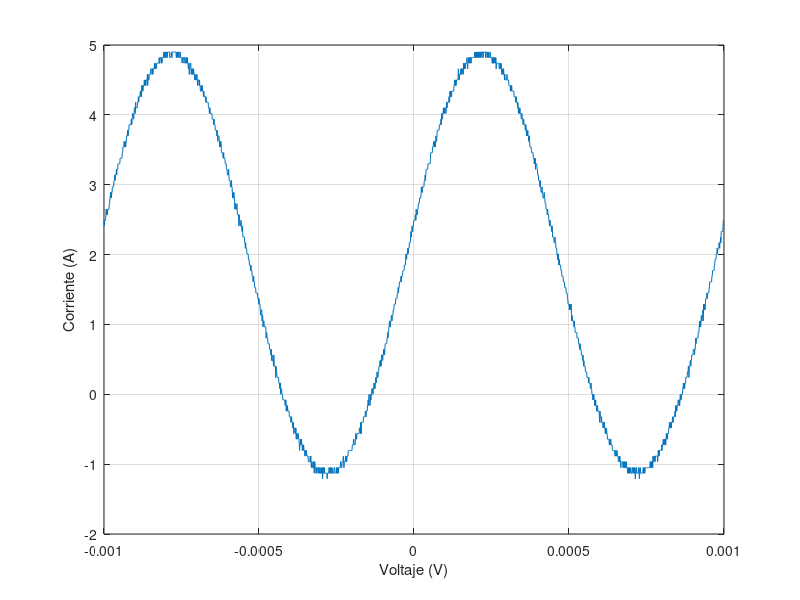

This figure's MATLAB source:
t=[-1.00E-03
-9.99E-04
-9.98E-04
-9.97E-04
-9.96E-04
-9.95E-04
-9.94E-04
-9.93E-04
-9.92E-04
-9.91E-04
-9.90E-04
-9.89E-04
-9.88E-04
-9.87E-04
-9.86E-04
-9.85E-04
-9.84E-04
-9.83E-04
-9.82E-04
-9.81E-04
-9.80E-04
-9.79E-04
-9.78E-04
-9.77E-04
-9.76E-04
-9.75E-04
-9.74E-04
-9.73E-04
-9.72E-04
-9.71E-04
-9.70E-04
-9.69E-04
-9.68E-04
-9.67E-04
-9.66E-04
-9.65E-04
-9.64E-04
-9.63E-04
-9.62E-04
-9.61E-04
-9.60E-04
-9.59E-04
-9.58E-04
-9.57E-04
-9.56E-04
-9.55E-04
-9.54E-04
-9.53E-04
-9.52E-04
-9.51E-04
-9.50E-04
-9.49E-04
-9.48E-04
-9.47E-04
-9.46E-04
-9.45E-04
-9.44E-04
-9.43E-04
-9.42E-04
-9.41E-04
-9.40E-04
-9.39E-04
-9.38E-04
-9.37E-04
-9.36E-04
-9.35E-04
-9.34E-04
-9.33E-04
-9.32E-04
-9.31E-04
-9.30E-04
-9.29E-04
-9.28E-04
-9.27E-04
-9.26E-04
-9.25E-04
-9.24E-04
-9.23E-04
-9.22E-04
-9.21E-04
-9.20E-04
-9.19E-04
-9.18E-04
-9.17E-04
-9.16E-04
-9.15E-04
-9.14E-04
-9.13E-04
-9.12E-04
-9.11E-04
-9.10E-04
-9.09E-04
-9.08E-04
-9.07E-04
-9.06E-04
-9.05E-04
-9.04E-04
-9.03E-04
-9.02E-04
-9.01E-04
-9.00E-04
-8.99E-04
-8.98E-04
-8.97E-04
-8.96E-04
-8.95E-04
-8.94E-04
-8.93E-04
-8.92E-04
-8.91E-04
-8.90E-04
-8.89E-04
-8.88E-04
-8.87E-04
-8.86E-04
-8.85E-04
-8.84E-04
-8.83E-04
-8.82E-04
-8.81E-04
-8.80E-04
-8.79E-04
-8.78E-04
-8.77E-04
-8.76E-04
-8.75E-04
-8.74E-04
-8.73E-04
-8.72E-04
-8.71E-04
-8.70E-04
-8.69E-04
-8.68E-04
-8.67E-04
-8.66E-04
-8.65E-04
-8.64E-04
-8.63E-04
-8.62E-04
-8.61E-04
-8.60E-04
-8.59E-04
-8.58E-04
-8.57E-04
-8.56E-04
-8.55E-04
-8.54E-04
-8.53E-04
-8.52E-04
-8.51E-04
-8.50E-04
-8.49E-04
-8.48E-04
-8.47E-04
-8.46E-04
-8.45E-04
-8.44E-04
-8.43E-04
-8.42E-04
-8.41E-04
-8.40E-04
-8.39E-04
-8.38E-04
-8.37E-04
-8.36E-04
-8.35E-04
-8.34E-04
-8.33E-04
-8.32E-04
-8.31E-04
-8.30E-04
-8.29E-04
-8.28E-04
-8.27E-04
-8.26E-04
-8.25E-04
-8.24E-04
-8.23E-04
-8.22E-04
-8.21E-04
-8.20E-04
-8.19E-04
-8.18E-04
-8.17E-04
-8.16E-04
-8.15E-04
-8.14E-04
-8.13E-04
-8.12E-04
-8.11E-04
-8.10E-04
-8.09E-04
-8.08E-04
-8.07E-04
-8.06E-04
-8.05E-04
-8.04E-04
-8.03E-04
-8.02E-04
-8.01E-04
-8.00E-04
-7.99E-04
-7.98E-04
-7.97E-04
-7.96E-04
-7.95E-04
-7.94E-04
-7.93E-04
-7.92E-04
-7.91E-04
-7.90E-04
-7.89E-04
-7.88E-04
-7.87E-04
-7.86E-04
-7.85E-04
-7.84E-04
-7.83E-04
-7.82E-04
-7.81E-04
-7.80E-04
-7.79E-04
-7.78E-04
-7.77E-04
-7.76E-04
-7.75E-04
-7.74E-04
-7.73E-04
-7.72E-04
-7.71E-04
-7.70E-04
-7.69E-04
-7.68E-04
-7.67E-04
-7.66E-04
-7.65E-04
-7.64E-04
-7.63E-04
-7.62E-04
-7.61E-04
-7.60E-04
-7.59E-04
-7.58E-04
-7.57E-04
-7.56E-04
-7.55E-04
-7.54E-04
-7.53E-04
-7.52E-04
-7.51E-04
-7.50E-04
-7.49E-04
-7.48E-04
-7.47E-04
-7.46E-04
-7.45E-04
-7.44E-04
-7.43E-04
-7.42E-04
-7.41E-04
-7.40E-04
-7.39E-04
-7.38E-04
-7.37E-04
-7.36E-04
-7.35E-04
-7.34E-04
-7.33E-04
-7.32E-04
-7.31E-04
-7.30E-04
-7.29E-04
-7.28E-04
-7.27E-04
-7.26E-04
-7.25E-04
-7.24E-04
-7.23E-04
-7.22E-04
-7.21E-04
-7.20E-04
-7.19E-04
-7.18E-04
-7.17E-04
-7.16E-04
-7.15E-04
-7.14E-04
-7.13E-04
-7.12E-04
-7.11E-04
-7.10E-04
-7.09E-04
-7.08E-04
-7.07E-04
-7.06E-04
-7.05E-04
-7.04E-04
-7.03E-04
-7.02E-04
-7.01E-04
-7.00E-04
-6.99E-04
-6.98E-04
-6.97E-04
-6.96E-04
-6.95E-04
-6.94E-04
-6.93E-04
-6.92E-04
-6.91E-04
-6.90E-04
-6.89E-04
-6.88E-04
-6.87E-04
-6.86E-04
-6.85E-04
-6.84E-04
-6.83E-04
-6.82E-04
-6.81E-04
-6.80E-04
-6.79E-04
-6.78E-04
-6.77E-04
-6.76E-04
-6.75E-04
-6.74E-04
-6.73E-04
-6.72E-04
-6.71E-04
-6.70E-04
-6.69E-04
-6.68E-04
-6.67E-04
-6.66E-04
-6.65E-04
-6.64E-04
-6.63E-04
-6.62E-04
-6.61E-04
-6.60E-04
-6.59E-04
-6.58E-04
-6.57E-04
-6.56E-04
-6.55E-04
-6.54E-04
-6.53E-04
-6.52E-04
-6.51E-04
-6.50E-04
-6.49E-04
-6.48E-04
-6.47E-04
-6.46E-04
-6.45E-04
-6.44E-04
-6.43E-04
-6.42E-04
-6.41E-04
-6.40E-04
-6.39E-04
-6.38E-04
-6.37E-04
-6.36E-04
-6.35E-04
-6.34E-04
-6.33E-04
-6.32E-04
-6.31E-04
-6.30E-04
-6.29E-04
-6.28E-04
-6.27E-04
-6.26E-04
-6.25E-04
-6.24E-04
-6.23E-04
-6.22E-04
-6.21E-04
-6.20E-04
-6.19E-04
-6.18E-04
-6.17E-04
-6.16E-04
-6.15E-04
-6.14E-04
-6.13E-04
-6.12E-04
-6.11E-04
-6.10E-04
-6.09E-04
-6.08E-04
-6.07E-04
-6.06E-04
-6.05E-04
-6.04E-04
-6.03E-04
-6.02E-04
-6.01E-04
-6.00E-04
-5.99E-04
-5.98E-04
-5.97E-04
-5.96E-04
-5.95E-04
-5.94E-04
-5.93E-04
-5.92E-04
-5.91E-04
-5.90E-04
-5.89E-04
-5.88E-04
-5.87E-04
-5.86E-04
-5.85E-04
-5.84E-04
-5.83E-04
-5.82E-04
-5.81E-04
-5.80E-04
-5.79E-04
-5.78E-04
-5.77E-04
-5.76E-04
-5.75E-04
-5.74E-04
-5.73E-04
-5.72E-04
-5.71E-04
-5.70E-04
-5.69E-04
-5.68E-04
-5.67E-04
-5.66E-04
-5.65E-04
-5.64E-04
-5.63E-04
-5.62E-04
-5.61E-04
-5.60E-04
-5.59E-04
-5.58E-04
-5.57E-04
-5.56E-04
-5.55E-04
-5.54E-04
-5.53E-04
-5.52E-04
-5.51E-04
-5.50E-04
-5.49E-04
-5.48E-04
-5.47E-04
-5.46E-04
-5.45E-04
-5.44E-04
-5.43E-04
-5.42E-04
-5.41E-04
-5.40E-04
-5.39E-04
-5.38E-04
-5.37E-04
-5.36E-04
-5.35E-04
-5.34E-04
-5.33E-04
-5.32E-04
-5.31E-04
-5.30E-04
-5.29E-04
-5.28E-04
-5.27E-04
-5.26E-04
-5.25E-04
-5.24E-04
-5.23E-04
-5.22E-04
-5.21E-04
-5.20E-04
-5.19E-04
-5.18E-04
-5.17E-04
-5.16E-04
-5.15E-04
-5.14E-04
-5.13E-04
-5.12E-04
-5.11E-04
-5.10E-04
-5.09E-04
-5.08E-04
-5.07E-04
-5.06E-04
-5.05E-04
-5.04E-04
-5.03E-04
-5.02E-04
-5.01E-04
-5.00E-04
-4.99E-04
-4.98E-04
-4.97E-04
-4.96E-04
-4.95E-04
-4.94E-04
-4.93E-04
-4.92E-04
-4.91E-04
-4.90E-04
-4.89E-04
-4.88E-04
-4.87E-04
-4.86E-04
-4.85E-04
-4.84E-04
-4.83E-04
-4.82E-04
-4.81E-04
-4.80E-04
-4.79E-04
-4.78E-04
-4.77E-04
-4.76E-04
-4.75E-04
-4.74E-04
-4.73E-04
-4.72E-04
-4.71E-04
-4.70E-04
-4.69E-04
-4.68E-04
-4.67E-04
-4.66E-04
-4.65E-04
-4.64E-04
-4.63E-04
-4.62E-04
-4.61E-04
-4.60E-04
-4.59E-04
-4.58E-04
-4.57E-04
-4.56E-04
-4.55E-04
-4.54E-04
-4.53E-04
-4.52E-04
-4.51E-04
-4.50E-04
-4.49E-04
-4.48E-04
-4.47E-04
-4.46E-04
-4.45E-04
-4.44E-04
-4.43E-04
-4.42E-04
-4.41E-04
-4.40E-04
-4.39E-04
-4.38E-04
-4.37E-04
-4.36E-04
-4.35E-04
-4.34E-04
-4.33E-04
-4.32E-04
-4.31E-04
-4.30E-04
-4.29E-04
-4.28E-04
-4.27E-04
-4.26E-04
-4.25E-04
-4.24E-04
-4.23E-04
-4.22E-04
-4.21E-04
-4.20E-04
-4.19E-04
-4.18E-04
-4.17E-04
-4.16E-04
-4.15E-04
-4.14E-04
-4.13E-04
-4.12E-04
-4.11E-04
-4.10E-04
-4.09E-04
-4.08E-04
-4.07E-04
-4.06E-04
-4.05E-04
-4.04E-04
-4.03E-04
-4.02E-04
-4.01E-04
-4.00E-04
-3.99E-04
-3.98E-04
-3.97E-04
-3.96E-04
-3.95E-04
-3.94E-04
-3.93E-04
-3.92E-04
-3.91E-04
-3.90E-04
-3.89E-04
-3.88E-04
-3.87E-04
-3.86E-04
-3.85E-04
-3.84E-04
-3.83E-04
-3.82E-04
-3.81E-04
-3.80E-04
-3.79E-04
-3.78E-04
-3.77E-04
-3.76E-04
-3.75E-04
-3.74E-04
-3.73E-04
-3.72E-04
-3.71E-04
-3.70E-04
-3.69E-04
-3.68E-04
-3.67E-04
-3.66E-04
-3.65E-04
-3.64E-04
-3.63E-04
-3.62E-04
-3.61E-04
-3.60E-04
-3.59E-04
-3.58E-04
-3.57E-04
-3.56E-04
-3.55E-04
-3.54E-04
-3.53E-04
-3.52E-04
-3.51E-04
-3.50E-04
-3.49E-04
-3.48E-04
-3.47E-04
-3.46E-04
-3.45E-04
-3.44E-04
-3.43E-04
-3.42E-04
-3.41E-04
-3.40E-04
-3.39E-04
-3.38E-04
-3.37E-04
-3.36E-04
-3.35E-04
-3.34E-04
-3.33E-04
-3.32E-04
-3.31E-04
-3.30E-04
-3.29E-04
-3.28E-04
-3.27E-04
-3.26E-04
-3.25E-04
-3.24E-04
-3.23E-04
-3.22E-04
-3.21E-04
-3.20E-04
-3.19E-04
-3.18E-04
-3.17E-04
-3.16E-04
-3.15E-04
-3.14E-04
-3.13E-04
-3.12E-04
-3.11E-04
-3.10E-04
-3.09E-04
-3.08E-04
-3.07E-04
-3.06E-04
-3.05E-04
-3.04E-04
-3.03E-04
-3.02E-04
-3.01E-04
-3.00E-04
-2.99E-04
-2.98E-04
-2.97E-04
-2.96E-04
-2.95E-04
-2.94E-04
-2.93E-04
-2.92E-04
-2.91E-04
-2.90E-04
-2.89E-04
-2.88E-04
-2.87E-04
-2.86E-04
-2.85E-04
-2.84E-04
-2.83E-04
-2.82E-04
-2.81E-04
-2.80E-04
-2.79E-04
-2.78E-04
-2.77E-04
-2.76E-04
-2.75E-04
-2.74E-04
-2.73E-04
-2.72E-04
-2.71E-04
-2.70E-04
-2.69E-04
-2.68E-04
-2.67E-04
-2.66E-04
-2.65E-04
-2.64E-04
-2.63E-04
-2.62E-04
-2.61E-04
-2.60E-04
-2.59E-04
-2.58E-04
-2.57E-04
-2.56E-04
-2.55E-04
-2.54E-04
-2.53E-04
-2.52E-04
-2.51E-04
-2.50E-04
-2.49E-04
-2.48E-04
-2.47E-04
-2.46E-04
-2.45E-04
-2.44E-04
-2.43E-04
-2.42E-04
-2.41E-04
-2.40E-04
-2.39E-04
-2.38E-04
-2.37E-04
-2.36E-04
-2.35E-04
-2.34E-04
-2.33E-04
-2.32E-04
-2.31E-04
-2.30E-04
-2.29E-04
-2.28E-04
-2.27E-04
-2.26E-04
-2.25E-04
-2.24E-04
-2.23E-04
-2.22E-04
-2.21E-04
-2.20E-04
-2.19E-04
-2.18E-04
-2.17E-04
-2.16E-04
-2.15E-04
-2.14E-04
-2.13E-04
-2.12E-04
-2.11E-04
-2.10E-04
-2.09E-04
-2.08E-04
-2.07E-04
-2.06E-04
-2.05E-04
-2.04E-04
-2.03E-04
-2.02E-04
-2.01E-04
-2.00E-04
-1.99E-04
-1.98E-04
-1.97E-04
-1.96E-04
-1.95E-04
-1.94E-04
-1.93E-04
-1.92E-04
-1.91E-04
-1.90E-04
-1.89E-04
-1.88E-04
-1.87E-04
-1.86E-04
-1.85E-04
-1.84E-04
-1.83E-04
-1.82E-04
-1.81E-04
-1.80E-04
-1.79E-04
-1.78E-04
-1.77E-04
-1.76E-04
-1.75E-04
-1.74E-04
-1.73E-04
-1.72E-04
-1.71E-04
-1.70E-04
-1.69E-04
-1.68E-04
-1.67E-04
-1.66E-04
-1.65E-04
-1.64E-04
-1.63E-04
-1.62E-04
-1.61E-04
-1.60E-04
-1.59E-04
-1.58E-04
-1.57E-04
-1.56E-04
-1.55E-04
-1.54E-04
-1.53E-04
-1.52E-04
-1.51E-04
-1.50E-04
-1.49E-04
-1.48E-04
-1.47E-04
-1.46E-04
-1.45E-04
-1.44E-04
-1.43E-04
-1.42E-04
-1.41E-04
-1.40E-04
-1.39E-04
-1.38E-04
-1.37E-04
-1.36E-04
-1.35E-04
-1.34E-04
-1.33E-04
-1.32E-04
-1.31E-04
-1.30E-04
-1.29E-04
-1.28E-04
-1.27E-04
-1.26E-04
-1.25E-04
-1.24E-04
-1.23E-04
-1.22E-04
-1.21E-04
-1.20E-04
-1.19E-04
-1.18E-04
-1.17E-04
-1.16E-04
-1.15E-04
-1.14E-04
-1.13E-04
-1.12E-04
-1.11E-04
-1.10E-04
-1.09E-04
-1.08E-04
-1.07E-04
-1.06E-04
-1.05E-04
-1.04E-04
-1.03E-04
-1.02E-04
-1.01E-04
-1.00E-04
-9.90E-05
-9.80E-05
-9.70E-05
-9.60E-05
-9.50E-05
-9.40E-05
-9.30E-05
-9.20E-05
-9.10E-05
-9.00E-05
-8.90E-05
-8.80E-05
-8.70E-05
-8.60E-05
-8.50E-05
-8.40E-05
-8.30E-05
-8.20E-05
-8.10E-05
-8.00E-05
-7.90E-05
-7.80E-05
-7.70E-05
-7.60E-05
-7.50E-05
-7.40E-05
-7.30E-05
-7.20E-05
-7.10E-05
-7.00E-05
-6.90E-05
-6.80E-05
-6.70E-05
-6.60E-05
-6.50E-05
-6.40E-05
-6.30E-05
-6.20E-05
-6.10E-05
-6.00E-05
-5.90E-05
-5.80E-05
-5.70E-05
-5.60E-05
-5.50E-05
-5.40E-05
-5.30E-05
-5.20E-05
-5.10E-05
-5.00E-05
-4.90E-05
-4.80E-05
-4.70E-05
-4.60E-05
-4.50E-05
-4.40E-05
-4.30E-05
-4.20E-05
-4.10E-05
-4.00E-05
-3.90E-05
-3.80E-05
-3.70E-05
-3.60E-05
-3.50E-05
-3.40E-05
-3.30E-05
-3.20E-05
-3.10E-05
-3.00E-05
-2.90E-05
-2.80E-05
-2.70E-05
-2.60E-05
-2.50E-05
-2.40E-05
-2.30E-05
-2.20E-05
-2.10E-05
-2.00E-05
-1.90E-05
-1.80E-05
-1.70E-05
-1.60E-05
-1.50E-05
-1.40E-05
-1.30E-05
-1.20E-05
-1.10E-05
-1.00E-05
-9.00E-06
-8.00E-06
-7.00E-06
-6.00E-06
-5.00E-06
-4.00E-06
-3.00E-06
-2.00E-06
-1.00E-06
0.00E+00
1.00E-06
2.00E-06
3.00E-06
4.00E-06
5.00E-06
6.00E-06
7.00E-06
8.00E-06
9.00E-06
1.00E-05
1.10E-05
1.20E-05
1.30E-05
1.40E-05
1.50E-05
1.60E-05
1.70E-05
1.80E-05
1.90E-05
2.00E-05
2.10E-05
2.20E-05
2.30E-05
2.40E-05
2.50E-05
2.60E-05
2.70E-05
2.80E-05
2.90E-05
3.00E-05
3.10E-05
3.20E-05
3.30E-05
3.40E-05
3.50E-05
3.60E-05
3.70E-05
3.80E-05
3.90E-05
4.00E-05
4.10E-05
4.20E-05
4.30E-05
4.40E-05
4.50E-05
4.60E-05
4.70E-05
4.80E-05
4.90E-05
5.00E-05
5.10E-05
5.20E-05
5.30E-05
5.40E-05
5.50E-05
5.60E-05
5.70E-05
5.80E-05
5.90E-05
6.00E-05
6.10E-05
6.20E-05
6.30E-05
6.40E-05
6.50E-05
6.60E-05
6.70E-05
6.80E-05
6.90E-05
7.00E-05
7.10E-05
7.20E-05
7.30E-05
7.40E-05
7.50E-05
7.60E-05
7.70E-05
7.80E-05
7.90E-05
8.00E-05
8.10E-05
8.20E-05
8.30E-05
8.40E-05
8.50E-05
8.60E-05
8.70E-05
8.80E-05
8.90E-05
9.00E-05
9.10E-05
9.20E-05
9.30E-05
9.40E-05
9.50E-05
9.60E-05
9.70E-05
9.80E-05
9.90E-05
1.00E-04
1.01E-04
1.02E-04
1.03E-04
1.04E-04
1.05E-04
1.06E-04
1.07E-04
1.08E-04
1.09E-04
1.10E-04
1.11E-04
1.12E-04
1.13E-04
1.14E-04
1.15E-04
1.16E-04
1.17E-04
1.18E-04
1.19E-04
1.20E-04
1.21E-04
1.22E-04
1.23E-04
1.24E-04
1.25E-04
1.26E-04
1.27E-04
1.28E-04
1.29E-04
1.30E-04
1.31E-04
1.32E-04
1.33E-04
1.34E-04
1.35E-04
1.36E-04
1.37E-04
1.38E-04
1.39E-04
1.40E-04
1.41E-04
1.42E-04
1.43E-04
1.44E-04
1.45E-04
1.46E-04
1.47E-04
1.48E-04
1.49E-04
1.50E-04
1.51E-04
1.52E-04
1.53E-04
1.54E-04
1.55E-04
1.56E-04
1.57E-04
1.58E-04
1.59E-04
1.60E-04
1.61E-04
1.62E-04
1.63E-04
1.64E-04
1.65E-04
1.66E-04
1.67E-04
1.68E-04
1.69E-04
1.70E-04
1.71E-04
1.72E-04
1.73E-04
1.74E-04
1.75E-04
1.76E-04
1.77E-04
1.78E-04
1.79E-04
1.80E-04
1.81E-04
1.82E-04
1.83E-04
1.84E-04
1.85E-04
1.86E-04
1.87E-04
1.88E-04
1.89E-04
1.90E-04
1.91E-04
1.92E-04
1.93E-04
1.94E-04
1.95E-04
1.96E-04
1.97E-04
1.98E-04
1.99E-04
2.00E-04
2.01E-04
2.02E-04
2.03E-04
2.04E-04
2.05E-04
2.06E-04
2.07E-04
2.08E-04
2.09E-04
2.10E-04
2.11E-04
2.12E-04
2.13E-04
2.14E-04
2.15E-04
2.16E-04
2.17E-04
2.18E-04
2.19E-04
2.20E-04
2.21E-04
2.22E-04
2.23E-04
2.24E-04
2.25E-04
2.26E-04
2.27E-04
2.28E-04
2.29E-04
2.30E-04
2.31E-04
2.32E-04
2.33E-04
2.34E-04
2.35E-04
2.36E-04
2.37E-04
2.38E-04
2.39E-04
2.40E-04
2.41E-04
2.42E-04
2.43E-04
2.44E-04
2.45E-04
2.46E-04
2.47E-04
2.48E-04
2.49E-04
2.50E-04
2.51E-04
2.52E-04
2.53E-04
2.54E-04
2.55E-04
2.56E-04
2.57E-04
2.58E-04
2.59E-04
2.60E-04
2.61E-04
2.62E-04
2.63E-04
2.64E-04
2.65E-04
2.66E-04
2.67E-04
2.68E-04
2.69E-04
2.70E-04
2.71E-04
2.72E-04
2.73E-04
2.74E-04
2.75E-04
2.76E-04
2.77E-04
2.78E-04
2.79E-04
2.80E-04
2.81E-04
2.82E-04
2.83E-04
2.84E-04
2.85E-04
2.86E-04
2.87E-04
2.88E-04
2.89E-04
2.90E-04
2.91E-04
2.92E-04
2.93E-04
2.94E-04
2.95E-04
2.96E-04
2.97E-04
2.98E-04
2.99E-04
3.00E-04
3.01E-04
3.02E-04
3.03E-04
3.04E-04
3.05E-04
3.06E-04
3.07E-04
3.08E-04
3.09E-04
3.10E-04
3.11E-04
3.12E-04
3.13E-04
3.14E-04
3.15E-04
3.16E-04
3.17E-04
3.18E-04
3.19E-04
3.20E-04
3.21E-04
3.22E-04
3.23E-04
3.24E-04
3.25E-04
3.26E-04
3.27E-04
3.28E-04
3.29E-04
3.30E-04
3.31E-04
3.32E-04
3.33E-04
3.34E-04
3.35E-04
3.36E-04
3.37E-04
3.38E-04
3.39E-04
3.40E-04
3.41E-04
3.42E-04
3.43E-04
3.44E-04
3.45E-04
3.46E-04
3.47E-04
3.48E-04
3.49E-04
3.50E-04
3.51E-04
3.52E-04
3.53E-04
3.54E-04
3.55E-04
3.56E-04
3.57E-04
3.58E-04
3.59E-04
3.60E-04
3.61E-04
3.62E-04
3.63E-04
3.64E-04
3.65E-04
3.66E-04
3.67E-04
3.68E-04
3.69E-04
3.70E-04
3.71E-04
3.72E-04
3.73E-04
3.74E-04
3.75E-04
3.76E-04
3.77E-04
3.78E-04
3.79E-04
3.80E-04
3.81E-04
3.82E-04
3.83E-04
3.84E-04
3.85E-04
3.86E-04
3.87E-04
3.88E-04
3.89E-04
3.90E-04
3.91E-04
3.92E-04
3.93E-04
3.94E-04
3.95E-04
3.96E-04
3.97E-04
3.98E-04
3.99E-04
4.00E-04
4.01E-04
4.02E-04
4.03E-04
4.04E-04
4.05E-04
4.06E-04
4.07E-04
4.08E-04
4.09E-04
4.10E-04
4.11E-04
4.12E-04
4.13E-04
4.14E-04
4.15E-04
4.16E-04
4.17E-04
4.18E-04
4.19E-04
4.20E-04
4.21E-04
4.22E-04
4.23E-04
4.24E-04
4.25E-04
4.26E-04
4.27E-04
4.28E-04
4.29E-04
4.30E-04
4.31E-04
4.32E-04
4.33E-04
4.34E-04
4.35E-04
4.36E-04
4.37E-04
4.38E-04
4.39E-04
4.40E-04
4.41E-04
4.42E-04
4.43E-04
4.44E-04
4.45E-04
4.46E-04
4.47E-04
4.48E-04
4.49E-04
4.50E-04
4.51E-04
4.52E-04
4.53E-04
4.54E-04
4.55E-04
4.56E-04
4.57E-04
4.58E-04
4.59E-04
4.60E-04
4.61E-04
4.62E-04
4.63E-04
4.64E-04
4.65E-04
4.66E-04
4.67E-04
4.68E-04
4.69E-04
4.70E-04
4.71E-04
4.72E-04
4.73E-04
4.74E-04
4.75E-04
4.76E-04
4.77E-04
4.78E-04
4.79E-04
4.80E-04
4.81E-04
4.82E-04
4.83E-04
4.84E-04
4.85E-04
4.86E-04
4.87E-04
4.88E-04
4.89E-04
4.90E-04
4.91E-04
4.92E-04
4.93E-04
4.94E-04
4.95E-04
4.96E-04
4.97E-04
4.98E-04
4.99E-04
5.00E-04
5.01E-04
5.02E-04
5.03E-04
5.04E-04
5.05E-04
5.06E-04
5.07E-04
5.08E-04
5.09E-04
5.10E-04
5.11E-04
5.12E-04
5.13E-04
5.14E-04
5.15E-04
5.16E-04
5.17E-04
5.18E-04
5.19E-04
5.20E-04
5.21E-04
5.22E-04
5.23E-04
5.24E-04
5.25E-04
5.26E-04
5.27E-04
5.28E-04
5.29E-04
5.30E-04
5.31E-04
5.32E-04
5.33E-04
5.34E-04
5.35E-04
5.36E-04
5.37E-04
5.38E-04
5.39E-04
5.40E-04
5.41E-04
5.42E-04
5.43E-04
5.44E-04
5.45E-04
5.46E-04
5.47E-04
5.48E-04
5.49E-04
5.50E-04
5.51E-04
5.52E-04
5.53E-04
5.54E-04
5.55E-04
5.56E-04
5.57E-04
5.58E-04
5.59E-04
5.60E-04
5.61E-04
5.62E-04
5.63E-04
5.64E-04
5.65E-04
5.66E-04
5.67E-04
5.68E-04
5.69E-04
5.70E-04
5.71E-04
5.72E-04
5.73E-04
5.74E-04
5.75E-04
5.76E-04
5.77E-04
5.78E-04
5.79E-04
5.80E-04
5.81E-04
5.82E-04
5.83E-04
5.84E-04
5.85E-04
5.86E-04
5.87E-04
5.88E-04
5.89E-04
5.90E-04
5.91E-04
5.92E-04
5.93E-04
5.94E-04
5.95E-04
5.96E-04
5.97E-04
5.98E-04
5.99E-04
6.00E-04
6.01E-04
6.02E-04
6.03E-04
6.04E-04
6.05E-04
6.06E-04
6.07E-04
6.08E-04
6.09E-04
6.10E-04
6.11E-04
6.12E-04
6.13E-04
6.14E-04
6.15E-04
6.16E-04
6.17E-04
6.18E-04
6.19E-04
6.20E-04
6.21E-04
6.22E-04
6.23E-04
6.24E-04
6.25E-04
6.26E-04
6.27E-04
6.28E-04
6.29E-04
6.30E-04
6.31E-04
6.32E-04
6.33E-04
6.34E-04
6.35E-04
6.36E-04
6.37E-04
6.38E-04
6.39E-04
6.40E-04
6.41E-04
6.42E-04
6.43E-04
6.44E-04
6.45E-04
6.46E-04
6.47E-04
6.48E-04
6.49E-04
6.50E-04
6.51E-04
6.52E-04
6.53E-04
6.54E-04
6.55E-04
6.56E-04
6.57E-04
6.58E-04
6.59E-04
6.60E-04
6.61E-04
6.62E-04
6.63E-04
6.64E-04
6.65E-04
6.66E-04
6.67E-04
6.68E-04
6.69E-04
6.70E-04
6.71E-04
6.72E-04
6.73E-04
6.74E-04
6.75E-04
6.76E-04
6.77E-04
6.78E-04
6.79E-04
6.80E-04
6.81E-04
6.82E-04
6.83E-04
6.84E-04
6.85E-04
6.86E-04
6.87E-04
6.88E-04
6.89E-04
6.90E-04
6.91E-04
6.92E-04
6.93E-04
6.94E-04
6.95E-04
6.96E-04
6.97E-04
6.98E-04
6.99E-04
7.00E-04
7.01E-04
7.02E-04
7.03E-04
7.04E-04
7.05E-04
7.06E-04
7.07E-04
7.08E-04
7.09E-04
7.10E-04
7.11E-04
7.12E-04
7.13E-04
7.14E-04
7.15E-04
7.16E-04
7.17E-04
7.18E-04
7.19E-04
7.20E-04
7.21E-04
7.22E-04
7.23E-04
7.24E-04
7.25E-04
7.26E-04
7.27E-04
7.28E-04
7.29E-04
7.30E-04
7.31E-04
7.32E-04
7.33E-04
7.34E-04
7.35E-04
7.36E-04
7.37E-04
7.38E-04
7.39E-04
7.40E-04
7.41E-04
7.42E-04
7.43E-04
7.44E-04
7.45E-04
7.46E-04
7.47E-04
7.48E-04
7.49E-04
7.50E-04
7.51E-04
7.52E-04
7.53E-04
7.54E-04
7.55E-04
7.56E-04
7.57E-04
7.58E-04
7.59E-04
7.60E-04
7.61E-04
7.62E-04
7.63E-04
7.64E-04
7.65E-04
7.66E-04
7.67E-04
7.68E-04
7.69E-04
7.70E-04
7.71E-04
7.72E-04
7.73E-04
7.74E-04
7.75E-04
7.76E-04
7.77E-04
7.78E-04
7.79E-04
7.80E-04
7.81E-04
7.82E-04
7.83E-04
7.84E-04
7.85E-04
7.86E-04
7.87E-04
7.88E-04
7.89E-04
7.90E-04
7.91E-04
7.92E-04
7.93E-04
7.94E-04
7.95E-04
7.96E-04
7.97E-04
7.98E-04
7.99E-04
8.00E-04
8.01E-04
8.02E-04
8.03E-04
8.04E-04
8.05E-04
8.06E-04
8.07E-04
8.08E-04
8.09E-04
8.10E-04
8.11E-04
8.12E-04
8.13E-04
8.14E-04
8.15E-04
8.16E-04
8.17E-04
8.18E-04
8.19E-04
8.20E-04
8.21E-04
8.22E-04
8.23E-04
8.24E-04
8.25E-04
8.26E-04
8.27E-04
8.28E-04
8.29E-04
8.30E-04
8.31E-04
8.32E-04
8.33E-04
8.34E-04
8.35E-04
8.36E-04
8.37E-04
8.38E-04
8.39E-04
8.40E-04
8.41E-04
8.42E-04
8.43E-04
8.44E-04
8.45E-04
8.46E-04
8.47E-04
8.48E-04
8.49E-04
8.50E-04
8.51E-04
8.52E-04
8.53E-04
8.54E-04
8.55E-04
8.56E-04
8.57E-04
8.58E-04
8.59E-04
8.60E-04
8.61E-04
8.62E-04
8.63E-04
8.64E-04
8.65E-04
8.66E-04
8.67E-04
8.68E-04
8.69E-04
8.70E-04
8.71E-04
8.72E-04
8.73E-04
8.74E-04
8.75E-04
8.76E-04
8.77E-04
8.78E-04
8.79E-04
8.80E-04
8.81E-04
8.82E-04
8.83E-04
8.84E-04
8.85E-04
8.86E-04
8.87E-04
8.88E-04
8.89E-04
8.90E-04
8.91E-04
8.92E-04
8.93E-04
8.94E-04
8.95E-04
8.96E-04
8.97E-04
8.98E-04
8.99E-04
9.00E-04
9.01E-04
9.02E-04
9.03E-04
9.04E-04
9.05E-04
9.06E-04
9.07E-04
9.08E-04
9.09E-04
9.10E-04
9.11E-04
9.12E-04
9.13E-04
9.14E-04
9.15E-04
9.16E-04
9.17E-04
9.18E-04
9.19E-04
9.20E-04
9.21E-04
9.22E-04
9.23E-04
9.24E-04
9.25E-04
9.26E-04
9.27E-04
9.28E-04
9.29E-04
9.30E-04
9.31E-04
9.32E-04
9.33E-04
9.34E-04
9.35E-04
9.36E-04
9.37E-04
9.38E-04
9.39E-04
9.40E-04
9.41E-04
9.42E-04
9.43E-04
9.44E-04
9.45E-04
9.46E-04
9.47E-04
9.48E-04
9.49E-04
9.50E-04
9.51E-04
9.52E-04
9.53E-04
9.54E-04
9.55E-04
9.56E-04
9.57E-04
9.58E-04
9.59E-04
9.60E-04
9.61E-04
9.62E-04
9.63E-04
9.64E-04
9.65E-04
9.66E-04
9.67E-04
9.68E-04
9.69E-04
9.70E-04
9.71E-04
9.72E-04
9.73E-04
9.74E-04
9.75E-04
9.76E-04
9.77E-04
9.78E-04
9.79E-04
9.80E-04
9.81E-04
9.82E-04
9.83E-04
9.84E-04
9.85E-04
9.86E-04
9.87E-04
9.88E-04
9.89E-04
9.90E-04
9.91E-04
9.92E-04
9.93E-04
9.94E-04
9.95E-04
9.96E-04
9.97E-04
9.98E-04
9.99E-04];
x=[2.49E+00
2.41E+00
2.49E+00
2.49E+00
2.49E+00
2.49E+00
2.57E+00
2.65E+00
2.57E+00
2.57E+00
2.65E+00
2.57E+00
2.65E+00
2.65E+00
2.65E+00
2.65E+00
2.65E+00
2.73E+00
2.73E+00
2.81E+00
2.81E+00
2.89E+00
2.81E+00
2.89E+00
2.81E+00
2.89E+00
2.89E+00
2.97E+00
2.97E+00
2.97E+00
2.97E+00
2.97E+00
3.06E+00
3.06E+00
3.06E+00
3.14E+00
3.06E+00
3.14E+00
3.14E+00
3.14E+00
3.22E+00
3.14E+00
3.22E+00
3.22E+00
3.22E+00
3.30E+00
3.30E+00
3.30E+00
3.30E+00
3.30E+00
3.30E+00
3.30E+00
3.38E+00
3.38E+00
3.38E+00
3.38E+00
3.38E+00
3.38E+00
3.38E+00
3.46E+00
3.46E+00
3.54E+00
3.54E+00
3.54E+00
3.54E+00
3.62E+00
3.54E+00
3.54E+00
3.62E+00
3.62E+00
3.54E+00
3.62E+00
3.62E+00
3.70E+00
3.70E+00
3.70E+00
3.78E+00
3.70E+00
3.70E+00
3.78E+00
3.78E+00
3.86E+00
3.86E+00
3.86E+00
3.86E+00
3.86E+00
3.86E+00
3.86E+00
3.94E+00
3.86E+00
3.86E+00
3.94E+00
4.02E+00
4.02E+00
4.02E+00
3.94E+00
3.94E+00
4.02E+00
4.10E+00
4.10E+00
4.10E+00
4.02E+00
4.18E+00
4.10E+00
4.10E+00
4.10E+00
4.10E+00
4.10E+00
4.18E+00
4.18E+00
4.18E+00
4.26E+00
4.18E+00
4.26E+00
4.26E+00
4.26E+00
4.26E+00
4.34E+00
4.34E+00
4.26E+00
4.34E+00
4.26E+00
4.42E+00
4.34E+00
4.42E+00
4.34E+00
4.34E+00
4.42E+00
4.42E+00
4.42E+00
4.50E+00
4.42E+00
4.42E+00
4.42E+00
4.50E+00
4.42E+00
4.50E+00
4.50E+00
4.50E+00
4.50E+00
4.58E+00
4.42E+00
4.58E+00
4.50E+00
4.50E+00
4.50E+00
4.58E+00
4.58E+00
4.58E+00
4.58E+00
4.58E+00
4.66E+00
4.66E+00
4.66E+00
4.66E+00
4.58E+00
4.66E+00
4.66E+00
4.58E+00
4.66E+00
4.66E+00
4.66E+00
4.66E+00
4.74E+00
4.66E+00
4.74E+00
4.66E+00
4.66E+00
4.66E+00
4.66E+00
4.74E+00
4.74E+00
4.74E+00
4.74E+00
4.74E+00
4.74E+00
4.74E+00
4.74E+00
4.82E+00
4.74E+00
4.74E+00
4.82E+00
4.82E+00
4.82E+00
4.82E+00
4.74E+00
4.82E+00
4.74E+00
4.82E+00
4.82E+00
4.82E+00
4.82E+00
4.82E+00
4.90E+00
4.82E+00
4.82E+00
4.90E+00
4.82E+00
4.90E+00
4.90E+00
4.90E+00
4.82E+00
4.90E+00
4.82E+00
4.82E+00
4.90E+00
4.90E+00
4.90E+00
4.90E+00
4.90E+00
4.90E+00
4.90E+00
4.82E+00
4.82E+00
4.82E+00
4.82E+00
4.82E+00
4.90E+00
4.90E+00
4.82E+00
4.90E+00
4.90E+00
4.90E+00
4.90E+00
4.90E+00
4.90E+00
4.90E+00
4.90E+00
4.90E+00
4.90E+00
4.90E+00
4.90E+00
4.90E+00
4.82E+00
4.82E+00
4.90E+00
4.82E+00
4.90E+00
4.90E+00
4.82E+00
4.90E+00
4.90E+00
4.90E+00
4.82E+00
4.82E+00
4.82E+00
4.90E+00
4.82E+00
4.82E+00
4.82E+00
4.82E+00
4.82E+00
4.74E+00
4.82E+00
4.82E+00
4.82E+00
4.82E+00
4.82E+00
4.74E+00
4.82E+00
4.82E+00
4.82E+00
4.74E+00
4.74E+00
4.74E+00
4.82E+00
4.74E+00
4.82E+00
4.74E+00
4.82E+00
4.74E+00
4.74E+00
4.66E+00
4.66E+00
4.74E+00
4.58E+00
4.66E+00
4.66E+00
4.74E+00
4.74E+00
4.74E+00
4.58E+00
4.58E+00
4.66E+00
4.66E+00
4.58E+00
4.66E+00
4.58E+00
4.58E+00
4.66E+00
4.58E+00
4.58E+00
4.58E+00
4.50E+00
4.58E+00
4.50E+00
4.50E+00
4.50E+00
4.50E+00
4.58E+00
4.58E+00
4.50E+00
4.42E+00
4.50E+00
4.50E+00
4.50E+00
4.50E+00
4.42E+00
4.50E+00
4.42E+00
4.42E+00
4.34E+00
4.34E+00
4.34E+00
4.42E+00
4.34E+00
4.34E+00
4.42E+00
4.34E+00
4.34E+00
4.34E+00
4.26E+00
4.34E+00
4.26E+00
4.26E+00
4.26E+00
4.26E+00
4.26E+00
4.18E+00
4.26E+00
4.18E+00
4.18E+00
4.18E+00
4.18E+00
4.18E+00
4.18E+00
4.18E+00
4.10E+00
4.10E+00
4.10E+00
4.02E+00
4.10E+00
4.10E+00
4.02E+00
4.02E+00
4.02E+00
4.02E+00
4.02E+00
4.02E+00
3.94E+00
3.94E+00
3.94E+00
3.94E+00
3.94E+00
3.86E+00
3.94E+00
3.86E+00
3.86E+00
3.86E+00
3.78E+00
3.78E+00
3.78E+00
3.78E+00
3.78E+00
3.70E+00
3.78E+00
3.70E+00
3.62E+00
3.70E+00
3.70E+00
3.70E+00
3.70E+00
3.62E+00
3.54E+00
3.62E+00
3.62E+00
3.54E+00
3.62E+00
3.54E+00
3.46E+00
3.46E+00
3.46E+00
3.46E+00
3.46E+00
3.38E+00
3.38E+00
3.46E+00
3.38E+00
3.38E+00
3.38E+00
3.38E+00
3.30E+00
3.30E+00
3.30E+00
3.30E+00
3.22E+00
3.22E+00
3.22E+00
3.14E+00
3.14E+00
3.14E+00
3.14E+00
3.22E+00
3.14E+00
3.06E+00
3.06E+00
3.06E+00
3.06E+00
2.97E+00
2.97E+00
2.97E+00
3.06E+00
2.97E+00
2.97E+00
2.89E+00
2.81E+00
2.89E+00
2.81E+00
2.81E+00
2.89E+00
2.81E+00
2.81E+00
2.65E+00
2.73E+00
2.73E+00
2.65E+00
2.65E+00
2.65E+00
2.65E+00
2.73E+00
2.57E+00
2.57E+00
2.57E+00
2.57E+00
2.57E+00
2.41E+00
2.57E+00
2.49E+00
2.49E+00
2.41E+00
2.41E+00
2.41E+00
2.49E+00
2.41E+00
2.41E+00
2.33E+00
2.33E+00
2.41E+00
2.25E+00
2.25E+00
2.25E+00
2.25E+00
2.25E+00
2.25E+00
2.17E+00
2.17E+00
2.09E+00
2.17E+00
2.09E+00
2.09E+00
2.09E+00
2.01E+00
2.01E+00
2.01E+00
2.01E+00
2.01E+00
1.93E+00
1.93E+00
1.93E+00
1.85E+00
1.85E+00
1.85E+00
1.85E+00
1.77E+00
1.85E+00
1.77E+00
1.77E+00
1.77E+00
1.69E+00
1.69E+00
1.69E+00
1.61E+00
1.69E+00
1.69E+00
1.61E+00
1.61E+00
1.53E+00
1.53E+00
1.53E+00
1.53E+00
1.45E+00
1.45E+00
1.45E+00
1.45E+00
1.45E+00
1.45E+00
1.37E+00
1.37E+00
1.37E+00
1.29E+00
1.37E+00
1.29E+00
1.29E+00
1.29E+00
1.21E+00
1.13E+00
1.13E+00
1.21E+00
1.21E+00
1.21E+00
1.05E+00
1.13E+00
1.13E+00
9.65E-01
1.05E+00
1.05E+00
1.05E+00
9.65E-01
9.65E-01
9.65E-01
9.65E-01
9.65E-01
9.65E-01
8.04E-01
8.84E-01
8.84E-01
8.04E-01
8.04E-01
8.04E-01
7.24E-01
7.24E-01
7.24E-01
7.24E-01
7.24E-01
6.43E-01
6.43E-01
6.43E-01
6.43E-01
5.63E-01
5.63E-01
6.43E-01
4.82E-01
5.63E-01
4.82E-01
4.82E-01
4.82E-01
4.82E-01
4.02E-01
5.63E-01
4.02E-01
4.02E-01
4.02E-01
4.02E-01
4.02E-01
2.41E-01
4.02E-01
3.22E-01
3.22E-01
2.41E-01
2.41E-01
2.41E-01
2.41E-01
2.41E-01
2.41E-01
1.61E-01
1.61E-01
1.61E-01
8.04E-02
1.61E-01
1.61E-01
0.00E+00
8.04E-02
8.04E-02
8.04E-02
0.00E+00
0.00E+00
0.00E+00
-8.04E-02
-8.04E-02
-8.04E-02
-8.04E-02
-8.04E-02
-8.04E-02
-8.04E-02
-1.61E-01
-1.61E-01
-8.04E-02
-8.04E-02
-2.41E-01
-1.61E-01
-2.41E-01
-2.41E-01
-1.61E-01
-2.41E-01
-2.41E-01
-2.41E-01
-2.41E-01
-2.41E-01
-3.22E-01
-3.22E-01
-3.22E-01
-3.22E-01
-3.22E-01
-4.02E-01
-3.22E-01
-3.22E-01
-4.02E-01
-4.02E-01
-4.02E-01
-4.82E-01
-4.02E-01
-4.02E-01
-5.63E-01
-5.63E-01
-4.82E-01
-4.82E-01
-4.82E-01
-4.82E-01
-5.63E-01
-4.82E-01
-6.43E-01
-5.63E-01
-5.63E-01
-6.43E-01
-5.63E-01
-5.63E-01
-5.63E-01
-5.63E-01
-6.43E-01
-6.43E-01
-7.24E-01
-8.04E-01
-7.24E-01
-7.24E-01
-6.43E-01
-7.24E-01
-7.24E-01
-6.43E-01
-7.24E-01
-7.24E-01
-8.04E-01
-7.24E-01
-8.04E-01
-8.04E-01
-7.24E-01
-8.04E-01
-8.04E-01
-8.04E-01
-8.84E-01
-8.04E-01
-8.04E-01
-8.04E-01
-8.84E-01
-8.04E-01
-8.84E-01
-8.84E-01
-8.84E-01
-8.84E-01
-8.84E-01
-9.65E-01
-9.65E-01
-9.65E-01
-9.65E-01
-9.65E-01
-9.65E-01
-8.84E-01
-9.65E-01
-8.84E-01
-9.65E-01
-1.05E+00
-9.65E-01
-9.65E-01
-1.05E+00
-1.05E+00
-1.05E+00
-9.65E-01
-1.05E+00
-9.65E-01
-1.13E+00
-1.05E+00
-9.65E-01
-1.05E+00
-1.05E+00
-1.05E+00
-1.13E+00
-1.05E+00
-1.05E+00
-1.13E+00
-1.05E+00
-1.05E+00
-1.05E+00
-1.05E+00
-1.13E+00
-1.05E+00
-1.05E+00
-1.13E+00
-1.13E+00
-1.05E+00
-1.13E+00
-1.13E+00
-1.13E+00
-1.05E+00
-1.13E+00
-1.13E+00
-1.05E+00
-1.21E+00
-1.13E+00
-1.05E+00
-1.05E+00
-1.13E+00
-1.13E+00
-1.05E+00
-1.13E+00
-1.13E+00
-1.13E+00
-1.13E+00
-1.13E+00
-1.13E+00
-1.13E+00
-1.13E+00
-1.21E+00
-1.13E+00
-1.13E+00
-1.13E+00
-1.13E+00
-1.13E+00
-1.05E+00
-1.13E+00
-1.13E+00
-1.05E+00
-1.05E+00
-1.13E+00
-1.05E+00
-1.13E+00
-1.13E+00
-1.05E+00
-1.05E+00
-1.13E+00
-1.13E+00
-1.13E+00
-1.13E+00
-1.13E+00
-1.05E+00
-1.05E+00
-1.05E+00
-1.13E+00
-1.13E+00
-1.13E+00
-1.13E+00
-1.13E+00
-1.05E+00
-1.13E+00
-1.05E+00
-1.13E+00
-1.05E+00
-1.05E+00
-1.13E+00
-1.05E+00
-1.05E+00
-1.05E+00
-1.05E+00
-1.05E+00
-1.05E+00
-9.65E-01
-9.65E-01
-1.05E+00
-1.05E+00
-1.05E+00
-9.65E-01
-9.65E-01
-9.65E-01
-9.65E-01
-8.84E-01
-9.65E-01
-1.05E+00
-9.65E-01
-9.65E-01
-9.65E-01
-9.65E-01
-8.84E-01
-8.84E-01
-9.65E-01
-8.84E-01
-9.65E-01
-8.84E-01
-8.84E-01
-8.84E-01
-8.84E-01
-8.04E-01
-8.04E-01
-8.04E-01
-8.04E-01
-8.04E-01
-8.04E-01
-8.04E-01
-8.04E-01
-8.04E-01
-8.04E-01
-8.04E-01
-8.04E-01
-8.04E-01
-7.24E-01
-7.24E-01
-7.24E-01
-7.24E-01
-6.43E-01
-6.43E-01
-7.24E-01
-7.24E-01
-7.24E-01
-7.24E-01
-6.43E-01
-5.63E-01
-5.63E-01
-6.43E-01
-6.43E-01
-5.63E-01
-5.63E-01
-5.63E-01
-5.63E-01
-5.63E-01
-5.63E-01
-5.63E-01
-5.63E-01
-4.82E-01
-4.82E-01
-4.82E-01
-5.63E-01
-4.02E-01
-4.82E-01
-5.63E-01
-4.02E-01
-4.02E-01
-4.02E-01
-4.02E-01
-4.02E-01
-4.02E-01
-3.22E-01
-3.22E-01
-3.22E-01
-3.22E-01
-3.22E-01
-3.22E-01
-2.41E-01
-2.41E-01
-3.22E-01
-2.41E-01
-2.41E-01
-2.41E-01
-2.41E-01
-1.61E-01
-1.61E-01
-8.04E-02
-1.61E-01
-8.04E-02
0.00E+00
-8.04E-02
-8.04E-02
-1.61E-01
-8.04E-02
0.00E+00
-8.04E-02
0.00E+00
0.00E+00
8.04E-02
8.04E-02
8.04E-02
0.00E+00
0.00E+00
8.04E-02
8.04E-02
1.61E-01
8.04E-02
1.61E-01
8.04E-02
1.61E-01
1.61E-01
2.41E-01
1.61E-01
2.41E-01
2.41E-01
3.22E-01
2.41E-01
2.41E-01
2.41E-01
3.22E-01
3.22E-01
4.02E-01
4.02E-01
4.02E-01
4.82E-01
4.82E-01
4.02E-01
4.82E-01
4.02E-01
5.63E-01
5.63E-01
5.63E-01
5.63E-01
4.82E-01
5.63E-01
5.63E-01
6.43E-01
5.63E-01
6.43E-01
5.63E-01
6.43E-01
7.24E-01
7.24E-01
7.24E-01
7.24E-01
7.24E-01
7.24E-01
8.04E-01
8.04E-01
8.84E-01
8.04E-01
8.84E-01
8.84E-01
9.65E-01
9.65E-01
1.05E+00
9.65E-01
9.65E-01
9.65E-01
1.05E+00
1.05E+00
1.13E+00
1.13E+00
1.05E+00
1.13E+00
1.13E+00
1.13E+00
1.21E+00
1.21E+00
1.21E+00
1.29E+00
1.29E+00
1.29E+00
1.29E+00
1.29E+00
1.37E+00
1.37E+00
1.37E+00
1.37E+00
1.37E+00
1.45E+00
1.45E+00
1.45E+00
1.53E+00
1.45E+00
1.53E+00
1.53E+00
1.61E+00
1.61E+00
1.61E+00
1.61E+00
1.61E+00
1.69E+00
1.61E+00
1.69E+00
1.69E+00
1.69E+00
1.69E+00
1.77E+00
1.77E+00
1.77E+00
1.77E+00
1.77E+00
1.85E+00
1.85E+00
1.85E+00
1.85E+00
1.93E+00
2.01E+00
2.01E+00
1.93E+00
2.01E+00
2.01E+00
2.01E+00
2.09E+00
2.01E+00
2.09E+00
2.09E+00
2.09E+00
2.17E+00
2.17E+00
2.17E+00
2.17E+00
2.25E+00
2.33E+00
2.25E+00
2.33E+00
2.33E+00
2.41E+00
2.33E+00
2.33E+00
2.41E+00
2.41E+00
2.49E+00
2.49E+00
2.49E+00
2.49E+00
2.49E+00
2.57E+00
2.57E+00
2.49E+00
2.65E+00
2.57E+00
2.57E+00
2.57E+00
2.57E+00
2.65E+00
2.65E+00
2.73E+00
2.73E+00
2.73E+00
2.73E+00
2.81E+00
2.81E+00
2.81E+00
2.81E+00
2.81E+00
2.89E+00
2.97E+00
2.89E+00
2.89E+00
2.89E+00
2.97E+00
2.97E+00
2.97E+00
2.97E+00
2.97E+00
3.06E+00
3.06E+00
3.06E+00
3.14E+00
3.06E+00
3.14E+00
3.22E+00
3.22E+00
3.22E+00
3.22E+00
3.22E+00
3.22E+00
3.30E+00
3.30E+00
3.30E+00
3.30E+00
3.30E+00
3.30E+00
3.30E+00
3.30E+00
3.38E+00
3.46E+00
3.46E+00
3.46E+00
3.46E+00
3.46E+00
3.46E+00
3.54E+00
3.54E+00
3.54E+00
3.62E+00
3.62E+00
3.62E+00
3.54E+00
3.62E+00
3.62E+00
3.54E+00
3.62E+00
3.70E+00
3.62E+00
3.62E+00
3.70E+00
3.78E+00
3.78E+00
3.78E+00
3.78E+00
3.78E+00
3.78E+00
3.78E+00
3.86E+00
3.86E+00
3.86E+00
3.86E+00
3.86E+00
3.94E+00
3.86E+00
4.02E+00
3.94E+00
3.94E+00
3.94E+00
4.02E+00
4.02E+00
4.10E+00
4.02E+00
4.10E+00
4.02E+00
4.10E+00
4.10E+00
4.10E+00
4.10E+00
4.02E+00
4.10E+00
4.18E+00
4.18E+00
4.10E+00
4.18E+00
4.18E+00
4.18E+00
4.18E+00
4.18E+00
4.26E+00
4.18E+00
4.18E+00
4.34E+00
4.26E+00
4.34E+00
4.26E+00
4.34E+00
4.26E+00
4.34E+00
4.34E+00
4.34E+00
4.34E+00
4.34E+00
4.34E+00
4.34E+00
4.42E+00
4.42E+00
4.50E+00
4.50E+00
4.42E+00
4.50E+00
4.42E+00
4.42E+00
4.50E+00
4.50E+00
4.50E+00
4.50E+00
4.50E+00
4.50E+00
4.66E+00
4.58E+00
4.50E+00
4.50E+00
4.58E+00
4.58E+00
4.58E+00
4.58E+00
4.66E+00
4.58E+00
4.66E+00
4.58E+00
4.58E+00
4.66E+00
4.66E+00
4.66E+00
4.58E+00
4.74E+00
4.66E+00
4.74E+00
4.66E+00
4.74E+00
4.66E+00
4.74E+00
4.74E+00
4.74E+00
4.74E+00
4.74E+00
4.82E+00
4.74E+00
4.66E+00
4.74E+00
4.74E+00
4.82E+00
4.82E+00
4.82E+00
4.74E+00
4.82E+00
4.82E+00
4.74E+00
4.82E+00
4.74E+00
4.82E+00
4.82E+00
4.82E+00
4.82E+00
4.82E+00
4.82E+00
4.82E+00
4.82E+00
4.82E+00
4.82E+00
4.82E+00
4.90E+00
4.82E+00
4.90E+00
4.82E+00
4.82E+00
4.90E+00
4.90E+00
4.82E+00
4.90E+00
4.82E+00
4.90E+00
4.90E+00
4.82E+00
4.90E+00
4.90E+00
4.90E+00
4.82E+00
4.90E+00
4.82E+00
4.90E+00
4.90E+00
4.90E+00
4.90E+00
4.82E+00
4.90E+00
4.90E+00
4.90E+00
4.82E+00
4.90E+00
4.90E+00
4.90E+00
4.90E+00
4.90E+00
4.90E+00
4.90E+00
4.82E+00
4.90E+00
4.90E+00
4.90E+00
4.90E+00
4.82E+00
4.90E+00
4.82E+00
4.90E+00
4.90E+00
4.82E+00
4.82E+00
4.82E+00
4.82E+00
4.90E+00
4.90E+00
4.82E+00
4.82E+00
4.82E+00
4.82E+00
4.82E+00
4.74E+00
4.74E+00
4.82E+00
4.74E+00
4.82E+00
4.74E+00
4.82E+00
4.74E+00
4.82E+00
4.82E+00
4.82E+00
4.74E+00
4.82E+00
4.66E+00
4.74E+00
4.74E+00
4.74E+00
4.74E+00
4.74E+00
4.74E+00
4.74E+00
4.74E+00
4.74E+00
4.66E+00
4.66E+00
4.74E+00
4.74E+00
4.66E+00
4.66E+00
4.74E+00
4.66E+00
4.58E+00
4.58E+00
4.58E+00
4.66E+00
4.66E+00
4.58E+00
4.66E+00
4.58E+00
4.58E+00
4.50E+00
4.58E+00
4.50E+00
4.50E+00
4.50E+00
4.50E+00
4.50E+00
4.50E+00
4.58E+00
4.50E+00
4.50E+00
4.50E+00
4.50E+00
4.50E+00
4.42E+00
4.42E+00
4.42E+00
4.42E+00
4.42E+00
4.34E+00
4.42E+00
4.42E+00
4.34E+00
4.42E+00
4.34E+00
4.34E+00
4.34E+00
4.34E+00
4.34E+00
4.34E+00
4.34E+00
4.26E+00
4.26E+00
4.26E+00
4.26E+00
4.26E+00
4.18E+00
4.26E+00
4.26E+00
4.18E+00
4.18E+00
4.18E+00
4.10E+00
4.18E+00
4.10E+00
4.02E+00
4.10E+00
4.10E+00
4.02E+00
4.10E+00
4.10E+00
4.02E+00
4.02E+00
4.02E+00
3.94E+00
3.94E+00
4.02E+00
3.94E+00
3.94E+00
3.94E+00
3.86E+00
3.94E+00
3.94E+00
3.86E+00
3.86E+00
3.86E+00
3.86E+00
3.78E+00
3.86E+00
3.86E+00
3.78E+00
3.70E+00
3.78E+00
3.70E+00
3.70E+00
3.78E+00
3.70E+00
3.70E+00
3.62E+00
3.62E+00
3.70E+00
3.62E+00
3.54E+00
3.54E+00
3.54E+00
3.54E+00
3.54E+00
3.46E+00
3.46E+00
3.46E+00
3.46E+00
3.46E+00
3.46E+00
3.38E+00
3.38E+00
3.38E+00
3.30E+00
3.38E+00
3.30E+00
3.38E+00
3.22E+00
3.30E+00
3.30E+00
3.30E+00
3.30E+00
3.22E+00
3.22E+00
3.14E+00
3.14E+00
3.14E+00
3.06E+00
3.06E+00
3.06E+00
3.06E+00
2.97E+00
3.06E+00
2.97E+00
2.97E+00
2.89E+00
2.89E+00
2.89E+00
2.97E+00
2.89E+00
2.89E+00
2.81E+00
2.81E+00
2.81E+00
2.81E+00
2.89E+00
2.81E+00
2.81E+00
2.73E+00
2.73E+00
2.73E+00
2.65E+00
2.65E+00
2.65E+00
2.65E+00
2.57E+00
2.65E+00
2.57E+00
2.57E+00
2.57E+00
2.49E+00
2.49E+00
2.41E+00
2.41E+00
2.49E+00
2.41E+00
2.41E+00
2.41E+00
2.41E+00
2.33E+00
2.41E+00
2.41E+00
2.25E+00
2.25E+00
2.25E+00
2.25E+00
2.25E+00
2.17E+00
2.17E+00
2.17E+00
2.25E+00
2.17E+00
2.17E+00
2.09E+00
2.09E+00
2.09E+00
2.01E+00
2.01E+00
1.93E+00
2.01E+00
1.93E+00
2.01E+00
1.85E+00
1.85E+00
1.93E+00
1.85E+00
1.85E+00
1.85E+00
1.85E+00
1.77E+00
1.77E+00
1.77E+00
1.69E+00
1.69E+00
1.69E+00
1.69E+00
1.69E+00
1.61E+00
1.61E+00
1.61E+00
1.61E+00
1.53E+00
1.53E+00
1.53E+00
1.53E+00
1.53E+00
1.45E+00
1.45E+00
1.45E+00
1.45E+00
1.37E+00
1.37E+00
1.29E+00
1.29E+00
1.29E+00
1.29E+00
1.21E+00
1.29E+00
1.29E+00
1.21E+00
1.29E+00
1.21E+00
1.29E+00
1.13E+00
1.05E+00
1.13E+00
1.05E+00
1.05E+00
1.05E+00
1.05E+00
1.05E+00
9.65E-01
1.05E+00
9.65E-01
9.65E-01
8.84E-01
8.84E-01
8.84E-01
8.84E-01
8.84E-01
8.84E-01
8.04E-01
8.04E-01
8.04E-01
8.04E-01
8.04E-01
7.24E-01
7.24E-01
7.24E-01
6.43E-01
6.43E-01
7.24E-01
6.43E-01
6.43E-01
6.43E-01
5.63E-01
5.63E-01
5.63E-01
5.63E-01
4.82E-01
5.63E-01
4.82E-01
4.02E-01
4.82E-01
4.02E-01
4.02E-01
4.02E-01
4.02E-01
3.22E-01
3.22E-01
3.22E-01
3.22E-01
3.22E-01
2.41E-01
2.41E-01
2.41E-01
2.41E-01
2.41E-01
1.61E-01
2.41E-01
1.61E-01
1.61E-01
1.61E-01
1.61E-01
8.04E-02
8.04E-02
1.61E-01
8.04E-02
8.04E-02
0.00E+00
0.00E+00
0.00E+00
-8.04E-02
0.00E+00
-8.04E-02
0.00E+00
-8.04E-02
-8.04E-02
-1.61E-01
-8.04E-02
-1.61E-01
-8.04E-02
-1.61E-01
-1.61E-01
-2.41E-01
-2.41E-01
-2.41E-01
-1.61E-01
-2.41E-01
-2.41E-01
-2.41E-01
-2.41E-01
-2.41E-01
-3.22E-01
-4.02E-01
-2.41E-01
-3.22E-01
-3.22E-01
-3.22E-01
-4.02E-01
-3.22E-01
-4.02E-01
-4.02E-01
-4.02E-01
-4.02E-01
-4.82E-01
-4.02E-01
-4.82E-01
-4.02E-01
-4.02E-01
-4.82E-01
-4.82E-01
-5.63E-01
-4.82E-01
-4.82E-01
-5.63E-01
-4.82E-01
-5.63E-01
-5.63E-01
-6.43E-01
-6.43E-01
-6.43E-01
-6.43E-01
-6.43E-01
-6.43E-01
-7.24E-01
-7.24E-01
-6.43E-01
-7.24E-01
-6.43E-01
-6.43E-01
-7.24E-01
-7.24E-01
-7.24E-01
-7.24E-01
-8.04E-01
-8.04E-01
-8.04E-01
-8.04E-01
-8.04E-01
-8.04E-01
-8.04E-01
-8.04E-01
-8.84E-01
-8.84E-01
-8.84E-01
-8.04E-01
-8.84E-01
-8.84E-01
-8.04E-01
-8.04E-01
-8.84E-01
-8.84E-01
-8.84E-01
-9.65E-01
-9.65E-01
-9.65E-01
-8.84E-01
-9.65E-01
-8.84E-01
-9.65E-01
-9.65E-01
-1.05E+00
-9.65E-01
-9.65E-01
-9.65E-01
-9.65E-01
-9.65E-01
-9.65E-01
-1.05E+00
-1.05E+00
-9.65E-01
-1.05E+00
-1.05E+00
-9.65E-01
-1.05E+00
-1.05E+00
-9.65E-01
-1.05E+00
-1.05E+00
-9.65E-01
-1.05E+00
-1.05E+00
-1.05E+00
-1.13E+00
-1.13E+00
-1.05E+00
-1.13E+00
-1.05E+00
-1.13E+00
-1.13E+00
-1.05E+00
-1.13E+00
-1.05E+00
-1.05E+00
-1.13E+00
-1.13E+00
-1.13E+00
-1.13E+00
-1.05E+00
-1.05E+00
-1.13E+00
-1.13E+00
-1.05E+00
-1.05E+00
-1.13E+00
-1.05E+00
-1.13E+00
-1.13E+00
-1.21E+00
-1.13E+00
-1.05E+00
-1.13E+00
-1.05E+00
-1.13E+00
-1.13E+00
-1.13E+00
-1.13E+00
-1.13E+00
-1.13E+00
-1.05E+00
-1.05E+00
-1.21E+00
-1.13E+00
-1.05E+00
-1.05E+00
-1.13E+00
-1.13E+00
-1.13E+00
-1.13E+00
-1.13E+00
-1.13E+00
-1.13E+00
-1.13E+00
-1.05E+00
-1.05E+00
-1.13E+00
-1.05E+00
-1.05E+00
-1.13E+00
-1.13E+00
-1.05E+00
-1.05E+00
-1.05E+00
-1.05E+00
-1.05E+00
-1.05E+00
-1.05E+00
-1.05E+00
-1.05E+00
-1.05E+00
-1.05E+00
-1.05E+00
-1.05E+00
-1.05E+00
-1.05E+00
-1.05E+00
-9.65E-01
-1.05E+00
-9.65E-01
-1.05E+00
-9.65E-01
-1.05E+00
-9.65E-01
-9.65E-01
-1.05E+00
-8.84E-01
-9.65E-01
-9.65E-01
-8.84E-01
-8.84E-01
-9.65E-01
-9.65E-01
-9.65E-01
-8.84E-01
-8.84E-01
-8.84E-01
-8.84E-01
-8.84E-01
-8.84E-01
-8.84E-01
-9.65E-01
-8.84E-01
-8.04E-01
-8.84E-01
-8.04E-01
-8.84E-01
-8.04E-01
-8.04E-01
-8.04E-01
-8.04E-01
-8.04E-01
-8.04E-01
-8.04E-01
-7.24E-01
-8.04E-01
-7.24E-01
-7.24E-01
-7.24E-01
-6.43E-01
-7.24E-01
-7.24E-01
-6.43E-01
-6.43E-01
-7.24E-01
-7.24E-01
-6.43E-01
-7.24E-01
-6.43E-01
-5.63E-01
-6.43E-01
-5.63E-01
-6.43E-01
-5.63E-01
-5.63E-01
-5.63E-01
-5.63E-01
-4.82E-01
-4.82E-01
-4.02E-01
-4.82E-01
-4.82E-01
-4.82E-01
-4.02E-01
-4.02E-01
-4.82E-01
-4.02E-01
-4.02E-01
-4.02E-01
-3.22E-01
-4.02E-01
-4.02E-01
-3.22E-01
-3.22E-01
-3.22E-01
-3.22E-01
-3.22E-01
-2.41E-01
-3.22E-01
-1.61E-01
-2.41E-01
-1.61E-01
-2.41E-01
-2.41E-01
-1.61E-01
-1.61E-01
-1.61E-01
-8.04E-02
-8.04E-02
-8.04E-02
-1.61E-01
-8.04E-02
-1.61E-01
-8.04E-02
0.00E+00
-8.04E-02
-8.04E-02
-8.04E-02
0.00E+00
0.00E+00
0.00E+00
0.00E+00
8.04E-02
8.04E-02
1.61E-01
8.04E-02
8.04E-02
1.61E-01
8.04E-02
1.61E-01
1.61E-01
1.61E-01
2.41E-01
2.41E-01
2.41E-01
2.41E-01
2.41E-01
3.22E-01
3.22E-01
3.22E-01
4.02E-01
4.02E-01
2.41E-01
4.02E-01
4.02E-01
4.02E-01
4.82E-01
4.82E-01
4.02E-01
4.82E-01
4.82E-01
5.63E-01
5.63E-01
5.63E-01
5.63E-01
5.63E-01
6.43E-01
6.43E-01
6.43E-01
6.43E-01
5.63E-01
6.43E-01
6.43E-01
7.24E-01
8.04E-01
7.24E-01
8.04E-01
8.04E-01
8.04E-01
8.04E-01
8.04E-01
8.04E-01
8.84E-01
8.84E-01
8.84E-01
9.65E-01
1.05E+00
9.65E-01
1.05E+00
9.65E-01
9.65E-01
1.05E+00
1.13E+00
1.05E+00
1.05E+00
1.13E+00
1.13E+00
1.21E+00
1.05E+00
1.29E+00
1.21E+00
1.21E+00
1.29E+00
1.21E+00
1.21E+00
1.29E+00
1.37E+00
1.37E+00
1.37E+00
1.37E+00
1.45E+00
1.37E+00
1.45E+00
1.45E+00
1.45E+00
1.45E+00
1.45E+00
1.53E+00
1.53E+00
1.61E+00
1.61E+00
1.61E+00
1.61E+00
1.61E+00
1.61E+00
1.61E+00
1.69E+00
1.69E+00
1.77E+00
1.77E+00
1.77E+00
1.77E+00
1.77E+00
1.77E+00
1.85E+00
1.85E+00
1.93E+00
1.93E+00
1.93E+00
1.93E+00
2.01E+00
2.01E+00
2.01E+00
2.09E+00
2.01E+00
2.09E+00
2.09E+00
2.09E+00
2.09E+00
2.17E+00
2.17E+00
2.09E+00
2.17E+00
2.17E+00
2.25E+00
2.17E+00
2.33E+00
2.33E+00
2.33E+00
2.33E+00
2.33E+00
2.33E+00
2.41E+00
2.49E+00
2.41E+00];
%y=[];

%scatter(x,y,'filled')
%hold on
%scatter(x,y,'filled')
plot(t,x)
%hold on
%plot(t,y)
grid on
xlabel('Voltaje (V)') 
ylabel('Corriente (A)')

%xticks([0 0.45 0.5 0.55 0.6 0.65 0.7 0.75 0.8 1])
%xticklabels({'0','0.45','0.5','0.55','0.6','0.65','0.7','0.75','0.8','1'})
%yticks([0  0.0015 0.006 0.019 0.038 0.06])